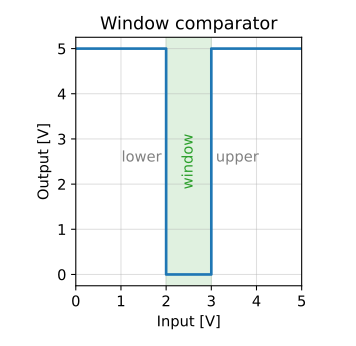

This chart was generated by the following Python code:
# SPDX-License-Identifier: MIT
"""Input-output characteristic of the window comparator (lower 2 V, upper 3 V): HIGH
outside the window, LOW inside."""
import sys
import pathlib

import numpy as np

sys.path.insert(0, str(pathlib.Path(__file__).resolve().parents[2] / "tools"))
from figures import arrow, save, transfer_axes  # noqa: E402,F401

fig, (a,) = transfer_axes(["Window comparator"])
a.plot([0, 2, 2, 3, 3, 5], [5, 5, 0, 0, 5, 5], lw=2)
a.axvspan(2, 3, color="C2", alpha=0.15)
a.text(2.5, 2.5, "window", ha="center", va="center", rotation=90, color="C2")
a.text(1.9, 2.5, "lower", ha="right", color="gray")
a.text(3.1, 2.5, "upper", color="gray")
fig.tight_layout()
save(fig, pathlib.Path(__file__).with_name("response.svg"))
